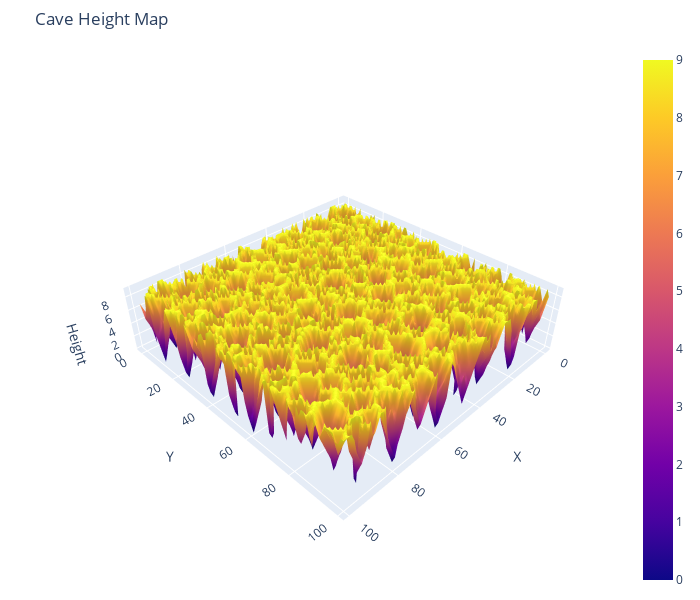

Notebook code cell kept with this figure:
### Markdown cell above
# Day 9: Smoke Basin

These caves seem to be [lava tubes](https://en.wikipedia.org/wiki/Lava_tube). Parts are even still volcanically active; small hydrothermal vents release smoke into the caves that slowly settles like rain.

If you can model how the smoke flows through the caves, you might be able to avoid it and be that much safer. The submarine generates a heightmap of the floor of the nearby caves for you (your puzzle input).

Smoke flows to the lowest point of the area it's in. For example, consider the following heightmap:

```
➁➊➈➈➈➃➂➁➀🄌
➂➈➇➆➇➈➃➈➁➀
➈➇➎➅➆➇➈➇➈➁
➇➆➅➆➇➈➅➆➇➈
➈➇➈➈➈➅➎➅➆➇
```

Each number corresponds to the height of a particular location, where `9` is the highest and `0` is the lowest a location can be.

Your first goal is to find the **low points** - the locations that are lower than any of its adjacent locations. Most locations have four adjacent locations (up, down, left, and right); locations on the edge or corner of the map have three or two adjacent locations, respectively. (Diagonal locations do not count as adjacent.)

In the above example, there are **four** low points, all highlighted: two are in the first row (a `1` and a `0`), one is in the third row (a `5`), and one is in the bottom row (also a `5`). All other locations on the heightmap have some lower adjacent location, and so are not low points.

The **risk level** of a low point is **1 plus its height**. In the above example, the risk levels of the low points are `2`, `1`, `6`, and `6`. The sum of the risk levels of all low points in the heightmap is therefore **`15`**.

## Part 0

> *I wanted to plot the height map from the input file just for fun. So I did.*
>
> *Unfortunately, it doesn't show up on GitHub, though.*

### Code cell
import plotly.graph_objects as go


with open('./input09.txt') as input_file:
    height_map = [[int(height) for height in line.strip()] for line in input_file]
    input_file.close()

x = list(range(len(height_map[0])))
y = list(range(len(height_map)))

fig = go.Figure(data=[go.Surface(z=height_map, x=x, y=y)])
fig.update_layout(title='Cave Height Map', scene = dict(aspectratio=dict(x=1, y=1, z=0.25), xaxis_title="X", yaxis_title="Y", zaxis_title="Height"), autosize=False, width=700, height=600, margin=dict(l=65, r=50, b=10, t=50))
fig.show()

### Figure 1 — Plotly figure (JSON) as saved in the notebook; plotly's stock layout.template omitted (floating-point values rounded to 4 significant figures; data arrays with more than 128 entries replaced by an {"elided": "..."} marker saying what was removed)
{"data": [{"type": "surface", "x": [0, 1, 2, 3, 4, 5, 6, 7, 8, 9, 10, 11, 12, 13, 14, 15, 16, 17, 18, 19, 20, 21, 22, 23, 24, 25, 26, 27, 28, 29, 30, 31, 32, 33, 34, 35, 36, 37, 38, 39, 40, 41, 42, 43, 44, 45, 46, 47, 48, 49, 50, 51, 52, 53, 54, 55, 56, 57, 58, 59, 60, 61, 62, 63, 64, 65, 66, 67, 68, 69, 70, 71, 72, 73, 74, 75, 76, 77, 78, 79, 80, 81, 82, 83, 84, 85, 86, 87, 88, 89, 90, 91, 92, 93, 94, 95, 96, 97, 98, 99], "y": [0, 1, 2, 3, 4, 5, 6, 7, 8, 9, 10, 11, 12, 13, 14, 15, 16, 17, 18, 19, 20, 21, 22, 23, 24, 25, 26, 27, 28, 29, 30, 31, 32, 33, 34, 35, 36, 37, 38, 39, 40, 41, 42, 43, 44, 45, 46, 47, 48, 49, 50, 51, 52, 53, 54, 55, 56, 57, 58, 59, 60, 61, 62, 63, 64, 65, 66, 67, 68, 69, 70, 71, 72, 73, 74, 75, 76, 77, 78, 79, 80, 81, 82, 83, 84, 85, 86, 87, 88, 89, 90, 91, 92, 93, 94, 95, 96, 97, 98, 99], "z": {"elided": "100x100 int values"}}], "layout": {"autosize": false, "height": 600, "margin": {"b": 10, "l": 65, "r": 50, "t": 50}, "scene": {"aspectratio": {"x": 1, "y": 1, "z": 0.25}, "xaxis": {"title": {"text": "X"}}, "yaxis": {"title": {"text": "Y"}}, "zaxis": {"title": {"text": "Height"}}}, "title": {"text": "Cave Height Map"}, "width": 700}}
